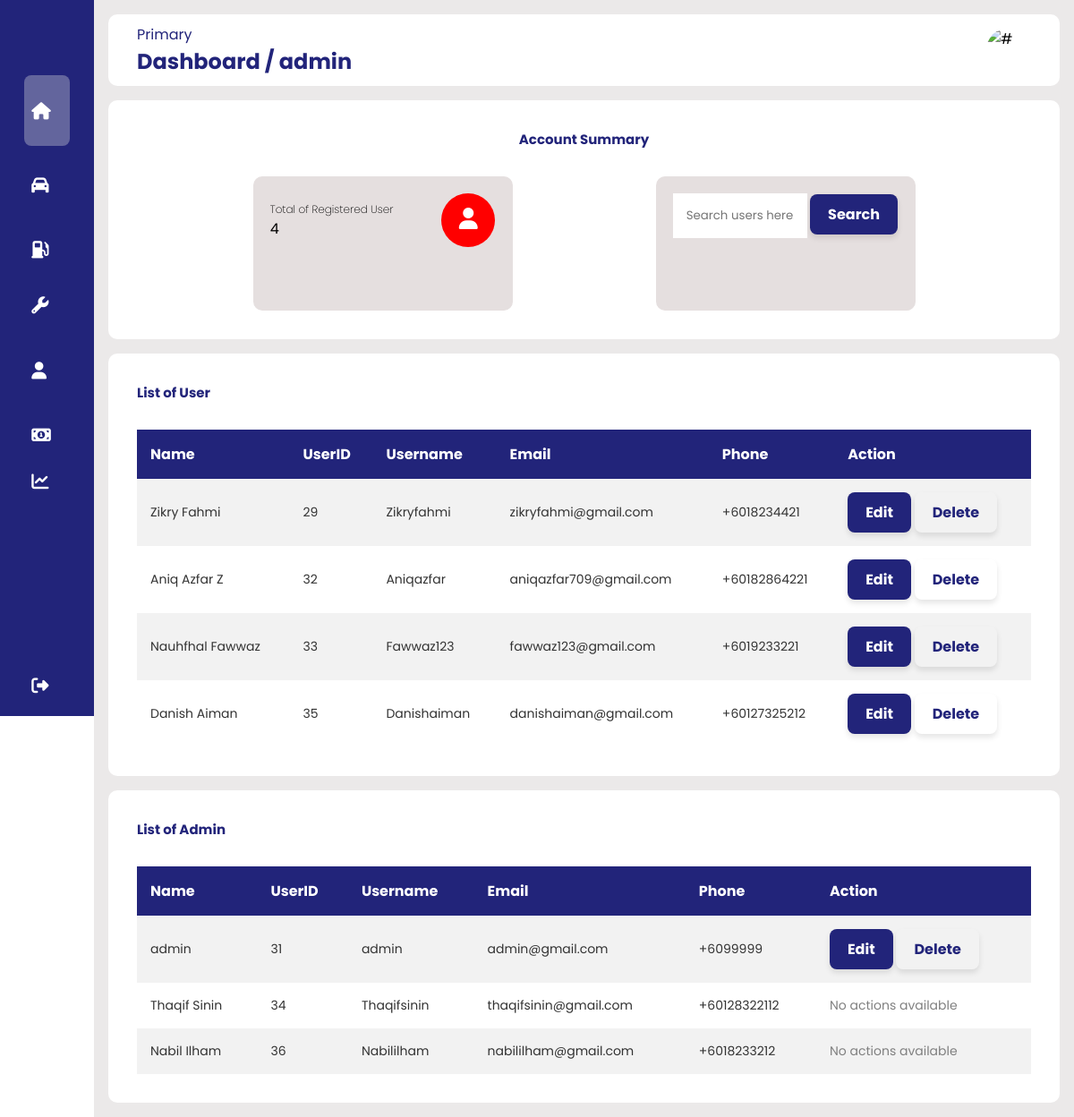
The app's page /admin.php (signed in) with its own data.
### tables this page shows
CREATE TABLE `user` (
  `UserID` int(10) NOT NULL,
  `Name` varchar(100) NOT NULL,
  `Username` varchar(30) NOT NULL,
  `Password` varchar(300) NOT NULL,
  `Email` varchar(50) NOT NULL,
  `Phone` int(11) NOT NULL,
  `usertype` varchar(10) NOT NULL,
  `SecurityAnswer1` varchar(250) NOT NULL,
  `SecurityAnswer2` varchar(250) NOT NULL
);

### admin.php (the view, shortened to what this page needs)
<?php
include 'connect.php';
$usernameee = $_SESSION['username'];
$stmt = $conn->prepare("SELECT COUNT(*) AS total FROM user WHERE usertype = 'user'");
$stmt->execute();
$result = $stmt->get_result();
$row = $result->fetch_assoc();
$totalCost = $row['total'];
?>
<!DOCTYPE html>
<html lang="en">
<head>
    <link rel="stylesheet" href="CSSOnly/adminpage2.css" />
    <link rel="stylesheet" href="https://cdnjs.cloudflare.com/ajax/libs/font-awesome/6.4.0/css/all.min.css">
</head>
<body>
    <div class="sidebar">
        <div class="logo"></div>
        <ul class="menu">
            <li class="active">
                <a href="admin.php">
                    <i class="fas fa-home"></i>
                </a>
            </li>
            <li>
                <a href="adminvehiclelist.php">
                    <i class="fas fa-car"></i>
                </a>
            </li>
            <li>
                <a href="adminfuelInfo.php">
                    <i class="fas fa-gas-pump"></i>
                </a>
            </li>
            <li>
                <a href="adminmaintenanceInfo.php">
                    <i class="fas fa-wrench"></i>
                </a>
            </li>
            <li>
                <a href="adminadduser.php">
                    <i class="fas fa-user"></i>
                </a>
            </li>
            <li>
                <a href="adminaddexpense.php">
                    <i class="fas fa-money-bill-alt"></i>
                </a>
            </li>
            <li>
                <a href="adminChart.php">
                    <i class="fas fa-chart-line"></i>
                </a>
            </li>
            <li class="logout">
                <a href="logout.php">
                    <i class="fas fa-sign-out-alt"></i>
                </a>
            </li>
        </ul>
    </div>
    <div class="main--content">
        <div class="header--wrapper">
            <div class="header--title">
                <span>Primary</span>
                <h2>Dashboard / <?php echo htmlspecialchars($usernameee); ?></h2>
            </div>
            <img src="assets/dProfileImage.jpg" alt="#">
        </div>
        <div class="card--container">
            <h2 class="main--title">Account Summary</h2>
            <div class="card--wrapper">
            <div class="payment--card">
                <div class="card--header">
                    <div class="amount">
                        <span class="title">Total of Registered User</span>
                        <span class="amount-value"><?php echo "" . number_format($totalCost); ?></span>
                    </div>
                    <i class="fas fa-user icon"></i>
                </div>
            </div>
                <div class="payment--card">
                    <div class="card--header">
                        <div class="amount">
                            <span class="title">
                                <form method="POST" action="">
                                    <input type="text" name="search_user" placeholder="Search users here..." style="width: 150px; padding: 15px;">
                                    <input type="submit" value="Search" class="styled-button">
                                </form>
                            </span>
                        </div>
                    </div>
                </div>
            </div>
        </div>
        <div class="tabular--wrapper">
            <h3 class="main--title2">List of User</h3>
            <div class="table-container">
                <table>
                    <thead>
                        <tr>
                            <th>Name</th>
                            <th>UserID</th>
                            <th>Username</th>
                            <th>Email</th>
                            <th>Phone</th>
                            <th>Action</th>
                        </tr>
                    </thead>
                    <tbody>
                        <?php
                        $searchTerm = isset($_POST['search_user']) ? $_POST['search_user'] : '';
                        if (empty($searchTerm)) {
                            $stmt = $conn->prepare("SELECT * FROM user WHERE usertype = 'user'");
                        } else {
                            $stmt = $conn->prepare("SELECT * FROM user WHERE (Name LIKE ? OR Username LIKE ? OR Email LIKE ?) AND usertype = 'user'");
                            $searchWildcard = "%$searchTerm%";
                            $stmt->bind_param("sss", $searchWildcard, $searchWildcard, $searchWildcard);
                        }
                        $stmt->execute();
                        $userResult = $stmt->get_result();
                        if ($userResult && $userResult->num_rows > 0) {
                            while ($row = $userResult->fetch_assoc()) {
                                echo "<tr>
                                        <td>{$row['Name']}</td>
                                        <td>{$row['UserID']}</td>
                                        <td>{$row['Username']}</td>
                                        <td>{$row['Email']}</td>
                                        <td>+60{$row['Phone']}</td>
                                        <td>
                                            <a href='updateuserAdmin.php?updateID=" . $row['UserID'] . "' class='styled-button'>Edit</a>
                                            <button type='button' class='styled-button' onclick='confirmDelete(" . $row['UserID'] . ")'>Delete</button>
                                        </td>
                                    </tr>";
                            }
                        } else {
                            echo "<tr><td colspan='5'>No users found.</td></tr>";
                        }
                        ?>
                    </tbody>
                </table>
            </div>
        </div>
        <div class="tabular--wrapper">
            <h3 class="main--title2">List of Admin</h3>
            <div class="table-container">
                <table>
                    <thead>
                        <tr>
                            <th>Name</th>
                            <th>UserID</th>
                            <th>Username</th>
                            <th>Email</th>
                            <th>Phone</th>
                            <th>Action</th>
                        </tr>
                    </thead>
                    <tbody>
                        <?php
                        $searchTerm = isset($_POST['search_admin']) ? $_POST['search_admin'] : '';
                        if (empty($searchTerm)) {
                            $stmt = $conn->prepare("SELECT * FROM user WHERE usertype = 'admin'");
                        } else {
                            $stmt = $conn->prepare("SELECT * FROM user WHERE (Name LIKE ? OR Username LIKE ? OR Email LIKE ?) AND usertype = 'admin'");
                            $searchWildcard = "%$searchTerm%";
                            $stmt->bind_param("sss", $searchWildcard, $searchWildcard, $searchWildcard);
                        }
                        $stmt->execute();
                        $adminResult = $stmt->get_result();
                        if ($adminResult && $adminResult->num_rows > 0) {
                            while ($row = $adminResult->fetch_assoc()) {
                                $isCurrentUser = ($row['Username'] === $_SESSION['username']);
                                echo "<tr>
                                        <td>{$row['Name']}</td>
                                        <td>{$row['UserID']}</td>
                                        <td>{$row['Username']}</td>
                                        <td>{$row['Email']}</td>
                                        <td>+60{$row['Phone']}</td>
                                        <td>";
                                if ($isCurrentUser) {
                                    echo "<a href='updateuserAdmin.php?updateID=" . $row['UserID'] . "' class='styled-button'>Edit</a>
                                          <button class='styled-button' onclick='confirmDelete(" . json_encode($row['UserID']) . ")'>Delete</button>";
                                } else {
                                    echo "<span style='color: grey;'>No actions available</span>";
                                }
                                echo "</td>
                                    </tr>";
                            }
                        } else {
                            echo "<tr><td colspan='6'>No admins found.</td></tr>";
                        }
                        ?>
                    </tbody>
                </table>
            </div>
        </div>
    </div>
</body>
</html>

### CSSOnly/adminpage2.css (style rules this page uses)
* { margin: 0; padding: 0; border: none; outline: none; box-sizing: border-box; font-family: "Poppins", sans-serif; }
body { display: flex; }
.sidebar { position: sticky; top: 0; left: 0; bottom: 0; width: 110px; height: 100vh; padding: 0 1.7rem; color: #fff; overflow: hidden; transition: all 0.5s linear; background: rgba(34, 36, 122); z-index: 100; }
.logo { height: 80px; padding: 16px; }
.menu { height: 88%; position: relative; list-style: none; padding: 0; }
.menu li { padding: 0.5rem; margin: 4px 0; border-radius: 8px; transition: all 0.5 ease-in-out; }
.menu li:hover, .active { background: #e0e0e058; }
.menu a { color: #fff; font-size: 14px; text-decoration: none; display: flex; align-items: center; gap: 1.5rem; }
.menu a i { font-size: 1.2rem; }
.logout { position: absolute; bottom: 0; left: 0; width: 100%; }
.main--content { position: relative; background: #ebe9e9; width: 100%; padding: 1rem; }
.header--wrapper img { width: 50px; height: 50px; cursor: pointer; border-radius: 50%; }
.header--wrapper { display: flex; justify-content: space-between; align-items: center; flex-wrap: wrap; background: #fff; border-radius: 10px; padding: 10px 2rem; margin-bottom: 1rem; }
.header--title { color: rgba(34, 36, 122); }
.card--container { background: #fff; padding: 2rem; border-radius: 10px; width: auto; margin: 0 auto; }
.card--wrapper { display: flex; justify-content: center; align-items: center; gap: 10rem; flex-wrap: wrap; min-height: 150px; }
.main--title { text-align: center; color: rgba(34, 36, 122); padding-bottom: 30px; font-size: 15px; }
.main--title2 { text-align: left; color: rgba(34, 36, 122); padding-bottom: 30px; font-size: 15px; }
.payment--card { background: rgb(229, 223, 223); border-radius: 10px; padding: 1.2rem; width: 290px; height: 150px; display: flex; flex-direction: column; justify-content:space-between ; transition: all 0.5s ease-in-out; }
.card--header { display: flex; justify-content: space-between; align-items: center; margin-bottom: 20px; }
.amount { display: flex; flex-direction: column; }
.title { font-size:12px ; font-weight: 200; }
.icon { color: #fff; padding: 1rem; height: 60px; width: 60px ; text-align: center; border-radius: 50%; font-size: 1.5rem; background: red; }
.tabular--wrapper { background: #fff; margin-top: 1rem; border-radius: 10px; padding: 2rem; }
.table-container { width: 100%; }
table { width: 100%; border-collapse: collapse; }
thead { background: rgba(34, 36, 122); color: #fff; }
th { padding: 15px; text-align: left; }
tbody { background: #f2f2f2; }
td { padding: 15px; font-size: 14px; color: #333; }
tr:nth-child(even) { background: #fff; }
.table-container button { color: rgba(34, 36, 122); border: none;; background: none; cursor: pointer; }
.styled-button { display: inline-block; padding: 10px 20px; text-align: center; font-size: 16px; font-weight: bold; text-decoration: none; color: white; background: rgba(34, 36, 122); border: none; border-radius: 8px; box-shadow: 0 4px 6px rgba(0, 0, 0, 0.1); transition: all 0.3s ease; }

### records on screen
user: Name "Zikry Fahmi", UserID "29", Username "Zikryfahmi", Email "zikryfahmi@gmail.com", Phone "18234421"
user: Name "Aniq Azfar Z", UserID "32", Username "Aniqazfar", Email "aniqazfar709@gmail.com", Phone "182864221"
user: Name "Nauhfhal Fawwaz", UserID "33", Username "Fawwaz123", Email "fawwaz123@gmail.com", Phone "19233221"
user: Name "Danish Aiman", UserID "35", Username "Danishaiman", Email "danishaiman@gmail.com", Phone "127325212"
user: Name "admin", UserID "31", Username "admin", Email "admin@gmail.com", Phone "99999"
user: Name "Thaqif Sinin", UserID "34", Username "Thaqifsinin", Email "thaqifsinin@gmail.com", Phone "128322112", shows "No actions available"
user: Name "Nabil Ilham", UserID "36", Username "Nabililham", Email "nabililham@gmail.com", Phone "18233212", shows "No actions available"

### other values on screen
$usernameee "admin"
$totalCost "4"
